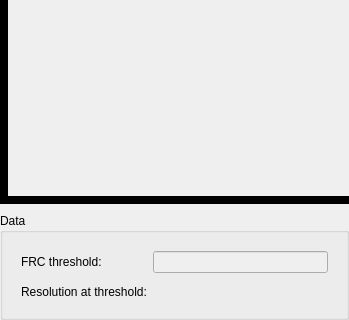
<?xml version="1.0" encoding="UTF-8"?>
<ui version="4.0">
 <class>Form</class>
 <widget class="QWidget" name="Form">
  <property name="geometry">
   <rect>
    <x>0</x>
    <y>0</y>
    <width>349</width>
    <height>320</height>
   </rect>
  </property>
  <property name="windowTitle">
   <string>Form</string>
  </property>
  <layout class="QVBoxLayout" name="verticalLayout" stretch="1,0">
   <property name="spacing">
    <number>9</number>
   </property>
   <property name="leftMargin">
    <number>0</number>
   </property>
   <property name="topMargin">
    <number>0</number>
   </property>
   <property name="rightMargin">
    <number>0</number>
   </property>
   <property name="bottomMargin">
    <number>0</number>
   </property>
   <item>
    <layout class="QVBoxLayout" name="verticalLayout_2" stretch="0,0">
     <property name="spacing">
      <number>0</number>
     </property>
     <item>
      <layout class="QHBoxLayout" name="horizontalLayout_3">
       <property name="spacing">
        <number>0</number>
       </property>
       <item>
        <widget class="QWidget" name="paddingLeft" native="true">
         <property name="minimumSize">
          <size>
           <width>8</width>
           <height>0</height>
          </size>
         </property>
         <property name="maximumSize">
          <size>
           <width>8</width>
           <height>16777215</height>
          </size>
         </property>
         <property name="styleSheet">
          <string notr="true">background-color: #000</string>
         </property>
        </widget>
       </item>
       <item>
        <widget class="PlotWidget" name="plotFrc" native="true">
         <property name="enabled">
          <bool>false</bool>
         </property>
         <property name="minimumSize">
          <size>
           <width>0</width>
           <height>120</height>
          </size>
         </property>
        </widget>
       </item>
       <item>
        <widget class="PlotWidget" name="plotInspection" native="true">
         <property name="enabled">
          <bool>false</bool>
         </property>
         <property name="minimumSize">
          <size>
           <width>0</width>
           <height>120</height>
          </size>
         </property>
        </widget>
       </item>
      </layout>
     </item>
     <item>
      <widget class="QWidget" name="paddingBottom" native="true">
       <property name="minimumSize">
        <size>
         <width>0</width>
         <height>8</height>
        </size>
       </property>
       <property name="maximumSize">
        <size>
         <width>16777215</width>
         <height>8</height>
        </size>
       </property>
       <property name="styleSheet">
        <string notr="true">background-color: #000</string>
       </property>
      </widget>
     </item>
    </layout>
   </item>
   <item>
    <widget class="QGroupBox" name="grpData">
     <property name="title">
      <string>Data</string>
     </property>
     <layout class="QFormLayout" name="formLayout_4">
      <property name="verticalSpacing">
       <number>12</number>
      </property>
      <property name="leftMargin">
       <number>18</number>
      </property>
      <property name="topMargin">
       <number>18</number>
      </property>
      <property name="rightMargin">
       <number>18</number>
      </property>
      <property name="bottomMargin">
       <number>18</number>
      </property>
      <item row="0" column="0">
       <widget class="QLabel" name="lblThreshold">
        <property name="text">
         <string>FRC threshold:</string>
        </property>
       </widget>
      </item>
      <item row="0" column="1">
       <widget class="FreeFloatBox" name="editThreshold">
        <property name="enabled">
         <bool>false</bool>
        </property>
        <property name="text">
         <string/>
        </property>
       </widget>
      </item>
      <item row="1" column="0">
       <widget class="QLabel" name="lblResolution">
        <property name="text">
         <string>Resolution at threshold:</string>
        </property>
       </widget>
      </item>
      <item row="1" column="1">
       <widget class="QLabel" name="lblResolutionValue">
        <property name="text">
         <string/>
        </property>
        <property name="indent">
         <number>2</number>
        </property>
       </widget>
      </item>
     </layout>
    </widget>
   </item>
  </layout>
 </widget>
 <customwidgets>
  <customwidget>
   <class>FreeFloatBox</class>
   <extends>QLineEdit</extends>
   <header>frcpredict.ui</header>
  </customwidget>
  <customwidget>
   <class>PlotWidget</class>
   <extends>QWidget</extends>
   <header>pyqtgraph</header>
   <container>1</container>
  </customwidget>
 </customwidgets>
 <resources/>
 <connections/>
</ui>
